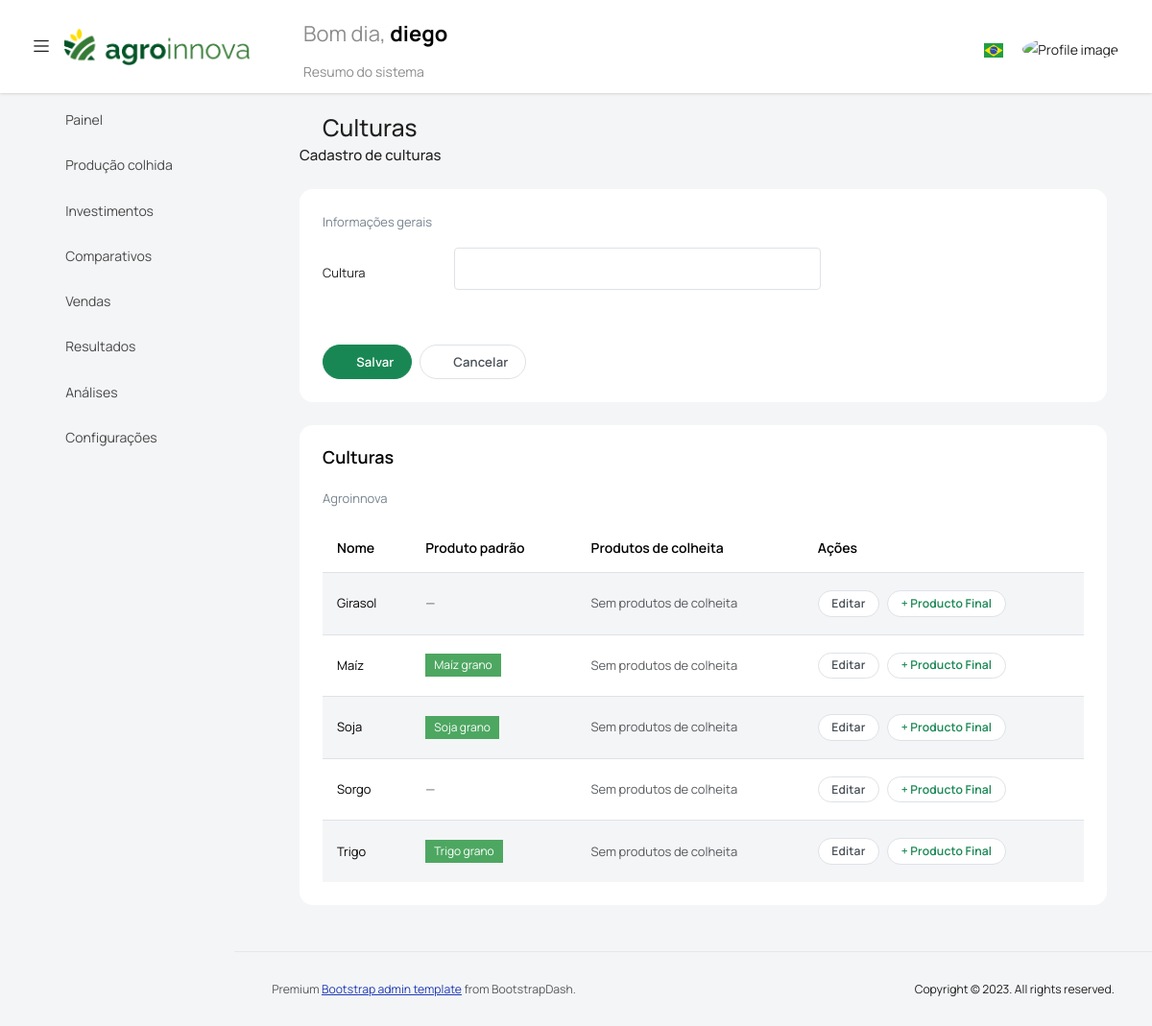
The app's page /cultivos/ (signed in), older data.
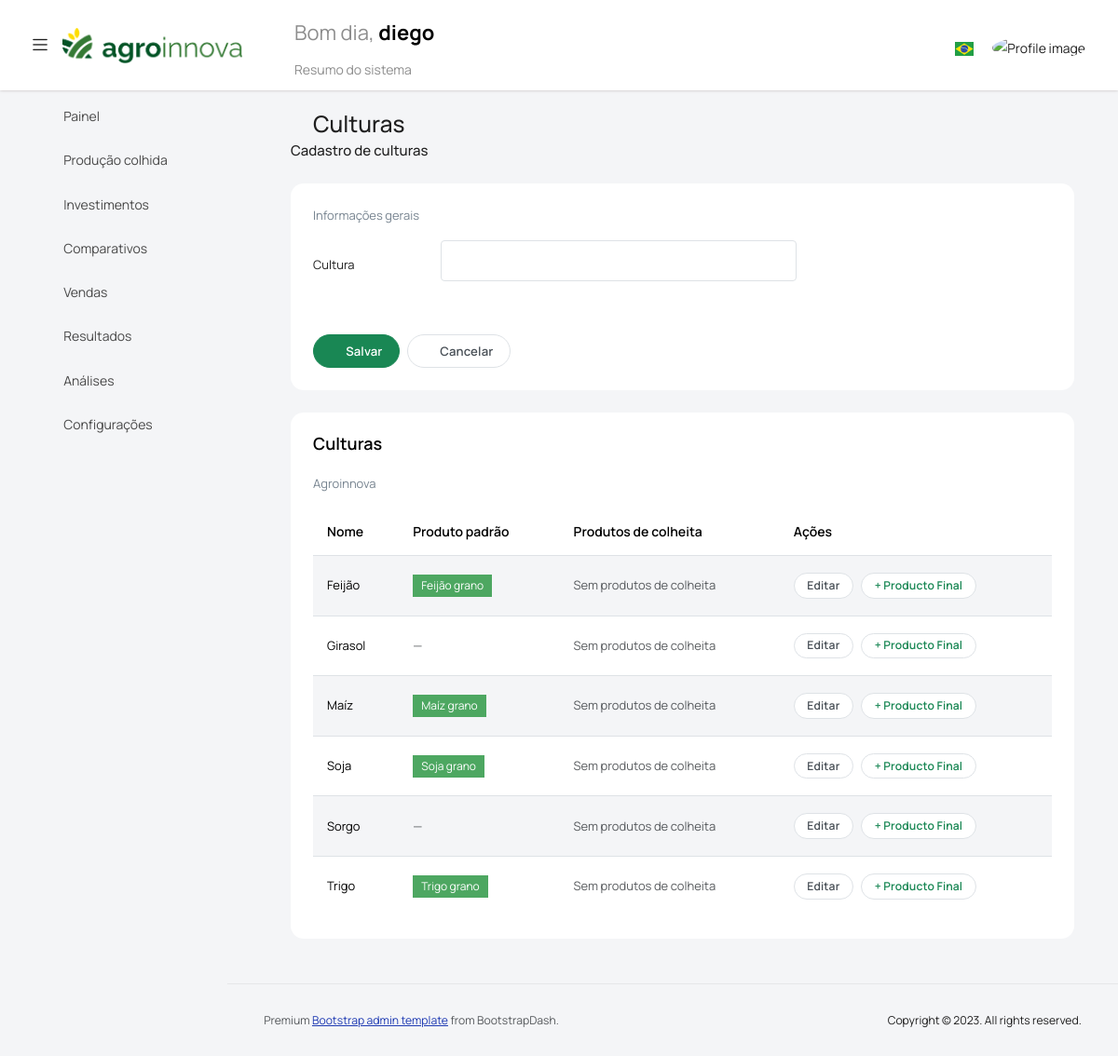
The same page, newer data.
### gestion_agro/models.py (models this page shows, shortened)
class Cultivo(models.Model):
    empresa = models.ForeignKey(Empresa, on_delete=models.CASCADE, related_name="cultivos")
    nombre = models.CharField(max_length=100, unique=True, verbose_name=_("Cultura"))
    producto_default = models.ForeignKey(
        "Producto",
        on_delete=models.CASCADE,
        related_name="cultivos",
        verbose_name=_("Producto asociado"),
        null=True,
        blank=True
    )
    productos_finales = models.ManyToManyField(
        "Producto",
        related_name="cultivos_finales",
        blank=True,
        verbose_name=_("Productos finales (cosecha)")
    )
    class Meta:
        verbose_name = _("Cultura")
        verbose_name_plural = _("Culturas")
        ordering = ["nombre"]

class Producto(models.Model):
    empresa = models.ForeignKey(Empresa, on_delete=models.CASCADE, related_name="productos")
    codigo = models.CharField(max_length=50, verbose_name=_("Código"))
    nombre = models.CharField(max_length=255, verbose_name=_("Nombre"))
    categoria = models.ForeignKey(CategoriaProducto, on_delete=models.PROTECT, related_name="productos", verbose_name=_("Categoría"))
    unidad_base = models.ForeignKey(Unidad, on_delete=models.PROTECT, related_name="productos_unidad_base", verbose_name=_("Unidad base"))
    presentacion_defualt = models.ForeignKey("PresentacionProducto", on_delete=models.SET_NULL, null=True, blank=True, related_name="productos_presentacion_default", verbose_name=_("Presentación default"))
    precio = models.DecimalField(max_digits=18, decimal_places=4, default=0, verbose_name=_("Precio"))
    maneja_stock = models.BooleanField(default=True, verbose_name=_("Maneja stock"))
    activo = models.BooleanField(default=True, verbose_name=_("Activo"))
    producto_final = models.BooleanField(default=False, verbose_name=_("Producto final (cosecha)"))
    deposito_default = models.ForeignKey('Deposito', on_delete=models.SET_NULL, null=True, blank=True, related_name="productos_default")
    class Meta:
        verbose_name = _("Producto")
        verbose_name_plural = _("Productos")
        ordering = ["nombre"]
        constraints = [
            models.UniqueConstraint(fields=["empresa", "codigo"], name="uq_producto_empresa_codigo")
        ]

### gestion_agro/views.py (the view)
# urls.py: path("cultivos/", vista_crear_cultivo, name="vista_crear_cultivo"),
@login_required
def vista_crear_cultivo(request):
    empresa = request.user.profile.empresa
    cultivos = (
        Cultivo.objects.filter(empresa=empresa)
        .select_related("producto_default")
        .prefetch_related(
            "productos_finales",
            "productos_finales__categoria",
            "productos_finales__unidad_base",
        )
        .order_by("nombre")
    )
    if request.method == "POST":
        form = CultivoForm(request.POST)
        if form.is_valid():
            form.save(empresa=empresa)
            messages.success(request, _("Cultivo creado correctamente"))
            return redirect("vista_crear_cultivo")
        else:
            print("ERRORES CREAR CULTIVO:", form.errors)
            messages.error(request, _("Revisá los datos del formulario."))
    else:
        form = CultivoForm()
    producto_final_form = CultivoProductoFinalForm()
    return render(
        request,
        "vista_crear_cultivo.html",
        {
            "form": form,
            "producto_final_form": producto_final_form,
            "cultivos": cultivos,
            "empresa": empresa,
            "modificacion": False,
        },
    )

### gestion_agro/forms.py (shortened to what this page needs)
class CultivoForm(BaseForm):
    class Meta:
        model = Cultivo
        fields = ["nombre"]

class CultivoProductoFinalForm(BaseSimpleForm):
    codigo = forms.CharField(
        label=_("Código"),
        max_length=50,
        required=False,
        widget=forms.TextInput(attrs={
            "class": "form-control form-control-sm",
            "placeholder": "Ej: TRI-BOLSA-40",
        }),
    )
    detalle = forms.CharField(
        label=_("Detalle"),
        max_length=120,
        widget=forms.TextInput(attrs={
            "class": "form-control form-control-sm",
            "placeholder": "Ej: Bolsa 40 kg / Fiscalizada / Primera",
        }),
    )
    unidad_base = forms.ModelChoiceField(
        queryset=Unidad.objects.all(),
        label=_("Unidad base"),
        widget=forms.Select(attrs={
            "class": "form-select form-select-sm",
        }),
    )
    dejar_como_default = forms.BooleanField(
        required=False,
        widget=forms.CheckboxInput(attrs={
            "class": "form-check-input",
        }),
    )

### agro/models.py (called while the page is built)
    def __str__(self):
        return self.abreviatura

### templates/vista_crear_cultivo.html (shortened to what the changed rows need)
{% extends 'base.html' %}
{% load static %}
{% load i18n %}
{% block content %}
<div class="container-fluid">
    <div class="upload-card">
        <div class="col-lg-12 grid-margin stretch-card">
            <div class="card">
                <div class="card-body">
                    <form class="form-sample" method="post">
                        {% for field in form %}
                        <div class="row mb-3">
                            <div class="col-md-8">
                                <div class="form-group row">
                                    <label class="col-sm-3 col-form-label" for="{{ field.id_for_label }}">
                                        {{ field.label }}
                                    </label>
                                    <div class="col-sm-9">
                                        {{ field }}
                                    </div>
                                </div>
                            </div>
                        </div>
                        {% endfor %}
                    </form>
                </div>
            </div>
        </div>
        <div class="col-lg-12 grid-margin stretch-card">
            <div class="card">
                <div class="card-body">
                    <div class="table-responsive">
                        <table class="table table-striped align-middle">
                            <thead>
                                <tr>
                                    <th>{% translate "Nombre" %}</th>
                                    <th>{% translate "Producto default" %}</th>
                                    <th>{% translate "Productos finales" %}</th>
                                    <th>{% translate "Acciones" %}</th>
                                </tr>
                            </thead>
                            <tbody id="tabla-cultivos-body">
                                {% for cultivo in cultivos %}
                                <tr id="cultivo-row-{{ cultivo.id }}">
                                    <td>{{ cultivo.nombre }}</td>
                                    <td>
                                        {% if cultivo.producto_default %}
                                            <span class="badge bg-success">
                                                {{ cultivo.producto_default.nombre }}
                                            </span>
                                        {% else %}
                                            <span class="text-muted">—</span>
                                        {% endif %}
                                    </td>
                                    <td>
                                        {% if cultivo.productos_finales.count == 0 %}
                                            <span class="text-muted">{% translate "Sin productos finales" %}</span>
                                        {% endif %}
                                    </td>
                                    <td>
                                        <div class="d-flex gap-2">
                                            <a href="{% url 'vista_editar_cultivo' cultivo.id %}"
                                               class="btn btn-sm btn-outline-primary">
                                                {% translate "Editar" %}
                                            </a>
                                            <button type="button"
                                                    class="btn btn-sm btn-outline-success btn-agregar-producto-final"
                                                    data-bs-toggle="modal"
                                                    data-bs-target="#modalProductoFinal"
                                                    data-cultivo-id="{{ cultivo.id }}"
                                                    data-cultivo-nombre="{{ cultivo.nombre }}">
                                                + Producto Final
                                            </button>
                                        </div>
                                    </td>
                                </tr>
                                {% empty %}
                                <tr id="fila-sin-cultivos">
                                    <td colspan="4" class="text-center text-muted">
                                        {% translate "No hay cultivos cargados" %}
                                    </td>
                                </tr>
                                {% endfor %}
                            </tbody>
                        </table>
                    </div>
                </div>
            </div>
        </div>
    </div>
</div>
{% endblock %}

Row changes from the older to the newer data that the page shows:
added Cultivo: nombre "Feijão", producto_default.nombre "Feijão grano"
